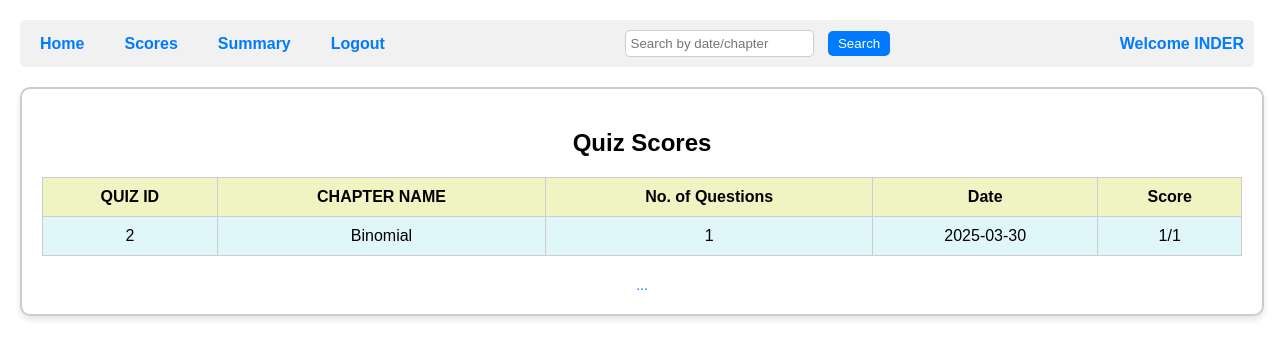
The app's page /score/2 with its own data.
### backend/models.py (models this page shows)
class Admin_User_Details(db.Model):
    __tablename__ = 'admin_user_details'
    id=db.Column(db.Integer, primary_key=True,autoincrement=True)#Ensures that the ID column automatically increments for each new row inserted into the table.It applies only to integer primary keys.The database automatically assigns a new unique ID starting from 1 and increases by 1 for each new entry.
    email_username = db.Column(db.String(120), nullable=False, unique=True)
    password = db.Column(db.String(120), nullable=False)#not neccessary to be unique# here string(120) means 120 characters
    Full_name = db.Column(db.String(80), nullable=False)#not neccessary to be unique
    qualification=db.Column(db.String(80), nullable=False)#not neccessary to be unique
    date_of_birth=db.Column(db.String(80), nullable=False)#not neccessary to be unique
    role = db.Column(db.Integer, nullable=False, default=1)#remember this only the first user with register through this register form,admins will have to register in db browser manually or using insert command of sql
    scores_of_a_userid = db.relationship('Scores', cascade='all, delete', backref='admin_user_details', lazy=True)#name of the backrefrence is scores_of_a_userid#we say this is linked to the scores table#cascade means if a id gets deleted here delete all the data of scores linked to that id#backref=admin_user_details means the current table or the table to which it is backrefrencing#loading style is lazy()

class Scores(db.Model):
    __tablename__ = 'scores'
    score_id=db.Column(db.Integer, primary_key=True,autoincrement=True)#iska student id se kuch lena dena nahi hai
    quiz_id=db.Column(db.Integer, nullable=False)
    user_id=db.Column(db.Integer, db.ForeignKey('admin_user_details.id'), nullable=False)
    score=db.Column(db.Integer, nullable=False)
    chapter_name=db.Column(db.String(80) , nullable=False)
    date=db.Column(db.String(80), nullable=False)  # Auto-save current date
    no_of_questions=db.Column(db.Integer, nullable=False)

### backend/controllers.py (the view)
@app.route("/score/<int:user_id>")
def score(user_id):
    user=Admin_User_Details.query.filter_by(id=user_id).first().Full_name
    scores=Scores.query.filter_by(user_id=user_id).all()
    return render_template("2_score.html",user=user,scores=scores,user_id=user_id)

### templates/2_score.html (shortened to what this page needs)
<!DOCTYPE html>
<html lang="en">
<head>
    <link rel="stylesheet" href="/static/css/2_score.css">
</head>
<body>
    <div class="header">
            <div>
                <a href="/user_home/{{user_id}}">Home</a>
                <a href="/score/{{user_id}}">Scores</a>
                <a href="/user_summary/{{user_id}}">Summary</a>
                <a href="/">Logout</a>
            </div>
            <div class="search">
                <form action="/search_user_score/{{user_id}}" method="post">
                    <input type="text" placeholder="Search by date/chapter" name="search">
                    <button type="submit">Search</button>
                </form>
            </div>
            <span class="welcome">Welcome {{user}}</span>
    </div>
    <div class="scores-container">
        <h2>Quiz Scores</h2>
        <table>
            <thead>
                <tr>
                    <th>QUIZ ID</th>
                    <th>CHAPTER NAME</th>
                    <th>No. of Questions</th>
                    <th>Date</th>
                    <th>Score</th>
                </tr>
            </thead>
            <tbody>
                {%if scores%}
                {%for scores in scores%}
                <tr>
                    <td>{{scores.quiz_id}}</td>
                    <td>{{scores.chapter_name}}</td>
                    <td>{{scores.no_of_questions}}</td>
                    <td>{{scores.date}}</td>
                    <td>{{scores.score}}/{{scores.no_of_questions}}</td>
                </tr>
                {%endfor%}
                {%else%}
                <tr>
                    <td colspan="5">No scores found</td>
                </tr>
                {%endif%}
            </tbody>
        </table>
        <div class="pagination">
            <span>...</span>
        </div>
    </div>
</body>
</html>

### static/css/2_score.css (style rules this page uses)
body { font-family: Arial, sans-serif; margin: 20px; padding: 0; }
.scores-container { width: 1200px; margin: 0 auto; border: 2px solid #ccc; border-radius: 10px; padding: 20px; text-align: center; box-shadow: 0 4px 6px rgba(0, 0, 0, 0.1); }
.header { display: flex; justify-content: space-between; align-items: center; padding: 10px; background-color: #f1f1f1; border-radius: 5px; margin-bottom: 20px; }
.header div { display: flex; gap: 20px; }
.header a { margin: 0 10px; text-decoration: none; color: #007bff; font-weight: bold; }
.search { display: flex; align-items: center; }
.search input { padding: 5px; border: 1px solid #ccc; border-radius: 5px; margin-right: 10px; }
.search button { padding: 5px 10px; border: none; border-radius: 5px; background-color: #007bff; color: white; cursor: pointer; }
table { width: 100%; border-collapse: collapse; margin-top: 20px; }
table th, table td { border: 1px solid #ccc; padding: 10px; text-align: center; }
table th { background-color: #f0f4c3; }
table td { background-color: #e0f7fa; }
.welcome { color: #007bff; font-weight: bold; }
.pagination { margin-top: 20px; text-align: center; }
.pagination span { font-size: 14px; color: #007bff; }

### records on screen
Admin_User_Details: Full_name "INDER"
Scores: quiz_id "2", chapter_name "Binomial", no_of_questions "1", date "2025-03-30", score "1"
